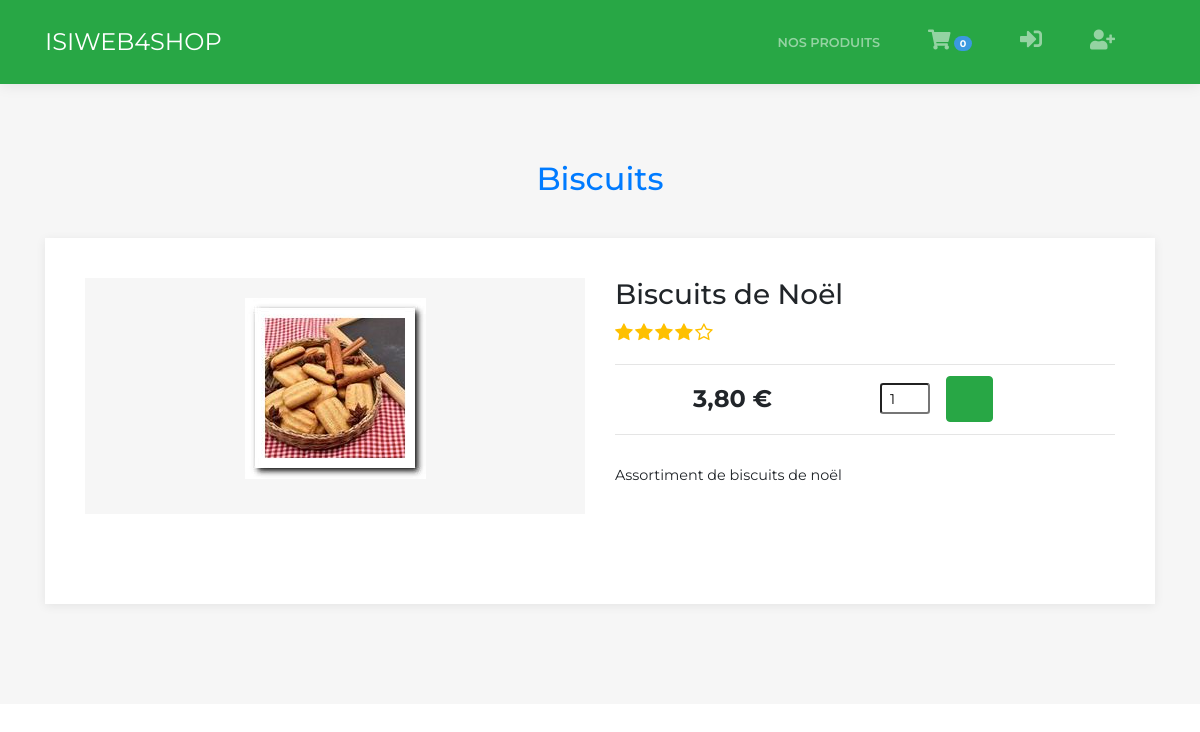
The page /index.php?action=product&id=0 on the database its author committed.
### tables this page shows
CREATE TABLE `categories` (
  `id` int(8) NOT NULL,
  `name` varchar(255) NOT NULL
);

CREATE TABLE `products` (
  `id` int(8) NOT NULL,
  `category` int(8) NOT NULL,
  `name` varchar(64) NOT NULL,
  `description` varchar(255) NOT NULL,
  `img` varchar(255) NOT NULL,
  `price` double NOT NULL,
  `rating` int(10) NOT NULL
);

### Controller.php (called while the page is built, shortened)
<?php
class Controller
{
    public static function productAction($id) {
        $product = ProductDAO::getInstance()->findById($id);;
        require_once("views/product.php");
    }
}

### model/ProductDAO.php (called while the page is built, shortened)
<?php
include "entities/Product.php";
class ProductDAO extends DAO
{
    public function findByID($id)
    {
        $bdd = Connection::getConnection();
        $query = $bdd->prepare("SELECT * FROM Products WHERE id= ?;");
        $query->execute(array($id));
        $data = $query->fetch();
        if (isset($data['id'])) {
            $categoryDAO = new CategoryDAO();
            $category = $categoryDAO->findByID($data['category']);
            return new Product(
                $data['id'],
                $category,
                $data['name'],
                $data['description'],
                $data['img'],
                $data['price'],
                $data['rating']
            );
        }
        return null;
    }
}

### model/CategoryDAO.php (called while the page is built, shortened)
<?php
include "entities/Category.php";
class CategoryDAO extends DAO
{
    public function findByID($id)
    {
        $bdd = Connection::getConnection();
        $query = $bdd->prepare("SELECT * FROM Categories WHERE id= ?;");
        $query->execute(array($id));
        $data = $query->fetch();
        if (isset($data['id'])) {
            return new Category(
                $data['id'],
                $data['name'],
                self::getNbProduct($data['id'])
            );
        }
        return null;
    }
    public static function getNbProduct($id) {
        $bdd = Connection::getConnection();
        $query = $bdd->prepare("SELECT COUNT(id) from Products WHERE category=?");
        $query->execute(array($id));
        $data = $query->fetch();
        if (isset($data[0])) {
            return $data[0];
        }
        return 0;
    }
}

### model/entities/Product.php (called while the page is built, shortened)
<?php
class Product
{
    private $id;
    private $category;
    private $name;
    private $desc;
    private $img;
    private $price;
    private $rating;
    public function __construct($id, $category, $name, $desc, $img, $price, $rating)
    {
        $this->id = $id;
        $this->category = $category;
        $this->name = $name;
        $this->desc = $desc;
        $this->img = $img;
        $this->price = $price;
        $this->rating = $rating;
    }
    public function getId()
    {
        return $this->id;
    }
    public function getCategory()
    {
        return $this->category;
    }
    public function getName()
    {
        return $this->name;
    }
    public function getDesc()
    {
        return $this->desc;
    }
    public function getImg()
    {
        if (file_exists("assets/img/products/".$this->img))
            return $this->img;
        return "dummy.jpg";
    }
    public function getPrice()
    {
        return $this->price;
    }
    public function getRating()
    {
        return $this->rating;
    }
}

### model/entities/Category.php (called while the page is built, shortened)
<?php
class Category
{
    private $id;
    private $name;
    public function __construct($id, $name, $nbProduct)
    {
        $this->id = $id;
        $this->name = $name;
    }
    public function getId()
    {
        return $this->id;
    }
    public function getName()
    {
        return $this->name;
    }
}

### views/product.php (the view, shortened to what this page needs)
<!DOCTYPE html>
<html>
<head>
</head>
<body>
<?php include_once("navbar.php"); ?>
<main class="page product-page">
    <section class="clean-block clean-product dark">
        <div class="container">
            <div class="block-heading">
                <h2 class="text-sucess">
                    <a href="index.php?action=products&cat=<?php echo($product->getCategory()->getId()) ?>"><?php echo $product->getCategory()->getName()?></a>
                </h2>
            </div>
            <div class="block-content">
                <div class="product-info">
                    <div class="row">
                        <div class="col-md-6">
                            <div class="gallery">
                                <div class="sp-wrap w-100"><a href="assets/img/products/<?php echo $product->getImg();?>">
                                    <img class="img-fluid d-block mx-auto" src="assets/img/products/<?php echo $product->getImg();?>"></a>
                                </div>
                            </div>
                        </div>
                        <div class="col-md-6">
                            <div class="info">
                                <h3><?php echo $product->getName();?></h3>
                                <div class="rating">
                                    <?php for ($i = 0; $i < 10; $i+=2) {
                                        if ($product->getRating() - $i >= 2)
                                            echo("<img src=\"assets/img/star.svg\">");
                                        else if ($product->getRating() - $i == 1)
                                            echo("<img src=\"assets/img/star-half-empty.svg\">");
                                        else
                                            echo("<img src=\"assets/img/star-empty.svg\">");
                                    }?>
                                </div>
                                <div class="row">
                                    <div class="price col-6 text-center">
                                        <h3 class="my-auto"><?php echo number_format($product->getPrice(), 2, ",", " ");?> €</h3>
                                    </div>
                                    <div class="col-6 my-auto">
                                        <form action="index.php?action=addToCart" method="post">
                                            <div class="form-check form-check-inline">
                                                <input class="form-control-sm d-lg-flex justify-content-between product-quantity cart-qty" type="number" id="quantity-<?php echo($product->getId());?>" name="quantity" min="1" max="99" step="1" placeholder="1" value="1">
                                            </div>
                                            <button class="btn btn-success product-price my-auto" id="add-'.$p->getID().'" type="submit" title="Ajouter au Panier"><i class="icon-basket"></i></button>
                                        </form>
                                    </div>
                                </div>
                                <div class="summary">
                                    <p><?php echo $product->getDesc();?></p>
                                </div>
                            </div>
                        </div>
                    </div>
                </div>
            </div>
        </div>
    </section>
</main>
</body>
</html>

### assets/css/smoothproducts.css (style rules this page uses)
html, body { height: 100%; width: 100%; }
.sp-wrap { display: none; line-height: 0; font-size: 0; background: #eee; border: 5px solid #eee; border-radius: 3px; position: relative; margin: 0 25px 15px 0; float: left; max-width: 300px; }
.sp-large a img { max-width: 100%; height: auto; }
.sp-large a { display: block; }
.cart-qty { width:50px; }
html, body { height: 100%; }
body { display: flex; flex-direction: column; }

### rows shown on the page
categories: name "Biscuits"
products: img (picture), name "Biscuits de Noël", price "3,80", description "Assortiment de biscuits de noël"
